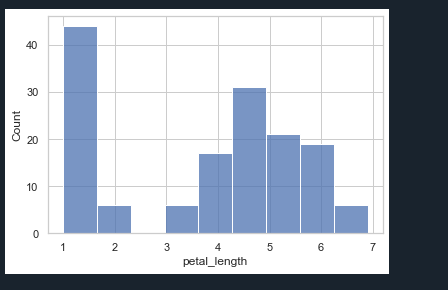

Here is the Python script that generated this plot:
import pandas as pd
import seaborn as sb
from matplotlib import pyplot as plt
df = sb.load_dataset('iris')
sb.histplot(df['petal_length'],kde = False)
plt.show()

0.
